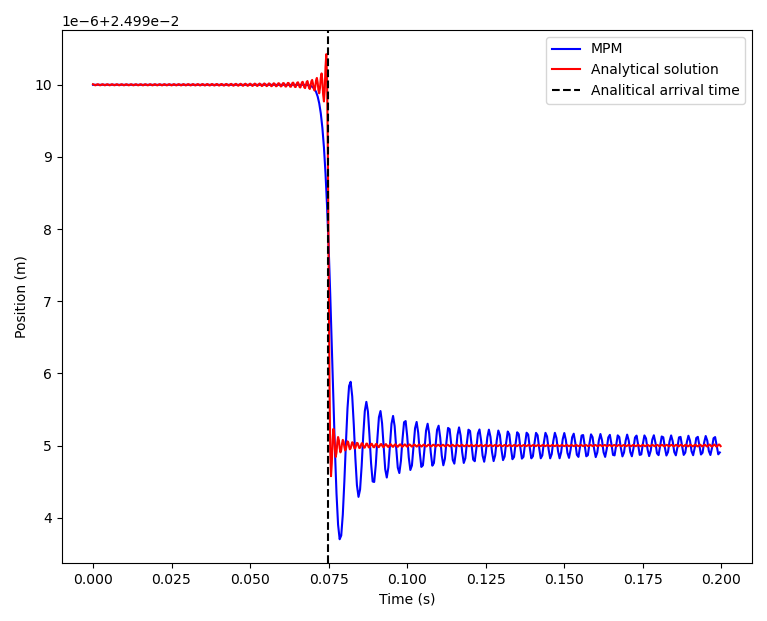

Python code for this plot:
#!/usr/bin/env python3
# -*- coding: utf-8 -*-
"""
Purpose
-------
This example approximates the continuum 1D bar vibration problem using MPM.

Data
----
Created on Sat Mar 20 20:25:53 2021

Author
------
Fabricio Fernandez (<fabricio.hmf@gmail.com>)
"""

# include the modules' path to the current path
import sys
sys.path.append("..")

# external modules
import matplotlib.pyplot as plt # for plot

# local modules
from modules import mesh # for mesh definition
from modules import material # for material definition
from modules import setup # for setup the problem
from modules import solver # for solving the problem in time
from analitical_solutions import analitical_solution_wave_in_pile as wip

# pile length
L=15

# number of elements
nelements=150

# create an 1D mesh
msh = mesh.mesh_1D(L=L,nelem=nelements)

# define a linear material 
elastic = material.linear_elastic(E=100e6,density=2500)

# put particles in mesh element and set the material
msh.put_particles_in_all_mesh_elements(ppelem=2,material=elastic)

# setup the model
msetup = setup.model_setup()
msetup.interpolation_type="linear"
msetup.integration_scheme="USF"
msetup.time=0.2
msetup.dt=0.01
msetup.solution_particle=0
msetup.solution_field='position'
msetup.damping_local_alpha=0.0
  
# verify time step
dt_critical=msh.elements[0].L/(elastic.E/elastic.density)**0.5
msetup.dt = msetup.dt if msetup.dt < dt_critical else dt_critical

# external force
po =-10e3

# impose intial condition in particle
msh.particles[-1].f_ext=po

# initial particle position to calculate analytical solution
pos_initial=msh.particles[0].position

# solve the problem in time
solver.explicit_solution(msh,msetup)

# figure to plot
fig,ax = plt.subplots()

# plot mpm solution
ax.plot(msetup.solution_array[0],msetup.solution_array[1],linestyle='solid',linewidth=1.5,color="blue",marker='o',markersize=0,markerfacecolor='none',label='MPM')

# plot the analytical solution
[anal_xt,anal_vt, anal_t] = wip.wave_in_pile_fixed_and_loaded(L=L,E=elastic.E,rho=elastic.density,time=msetup.time,dt=msetup.dt/2,po=po,x=pos_initial)
ax.plot(anal_t,anal_xt,'r',linewidth=1.5,label='Analytical solution')

# vertical line for the theorical arrival time
plt.axvline(x = (L-pos_initial)/(elastic.E/elastic.density)**0.5,linestyle="dashed",color='k',label='Analitical arrival time')

# configure axis, legends and show plot
ax.set_xlabel('Time (s)')
ax.set_ylabel('Position (m)')
ax.legend()
plt.show()
